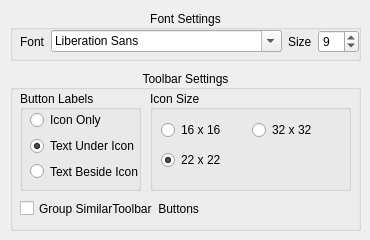
      <widget class="QWidget" name="tabBasic">
       <attribute name="icon">
        <iconset resource="../Icons/icons.qrc">
         <normaloff>:/Settings/preferences.png</normaloff>:/Settings/preferences.png</iconset>
       </attribute>
       <attribute name="title">
        <string/>
       </attribute>
       <attribute name="toolTip">
        <string>Basic Settings</string>
       </attribute>
       <attribute name="whatsThis">
        <string>Allows changing general settings</string>
       </attribute>
       <widget class="QGroupBox" name="fontGroupBox">
        <property name="geometry">
         <rect>
          <x>10</x>
          <y>10</y>
          <width>351</width>
          <height>51</height>
         </rect>
        </property>
        <property name="toolTip">
         <string>These settings control the font and size for most of the application.</string>
        </property>
        <property name="whatsThis">
         <string>&lt;!DOCTYPE HTML PUBLIC &quot;-//W3C//DTD HTML 4.0//EN&quot; &quot;http://www.w3.org/TR/REC-html40/strict.dtd&quot;&gt;
&lt;html&gt;&lt;head&gt;&lt;meta name=&quot;qrichtext&quot; content=&quot;1&quot; /&gt;&lt;style type=&quot;text/css&quot;&gt;
p, li { white-space: pre-wrap; }
&lt;/style&gt;&lt;/head&gt;&lt;body style=&quot; font-family:'Segoe UI'; font-size:9pt; font-weight:400; font-style:normal;&quot;&gt;
&lt;p style=&quot; margin-top:0px; margin-bottom:0px; margin-left:0px; margin-right:0px; -qt-block-indent:0; text-indent:0px;&quot;&gt;&lt;span style=&quot; font-family:'Segoe UI'; font-size:9pt;&quot;&gt;These two settings will change the font used and font size throughout the application. Changing the font is not recommended, but is available if desired. The font size can be increased or reduced to suit your preference.&lt;/span&gt;&lt;/p&gt;
&lt;p style=&quot;-qt-paragraph-type:empty; margin-top:0px; margin-bottom:0px; margin-left:0px; margin-right:0px; -qt-block-indent:0; text-indent:0px; font-family:'Segoe UI'; font-size:9pt;&quot;&gt;&lt;/p&gt;
&lt;p style=&quot; margin-top:0px; margin-bottom:0px; margin-left:0px; margin-right:0px; -qt-block-indent:0; text-indent:0px;&quot;&gt;&lt;span style=&quot; font-family:'Segoe UI'; font-size:9pt;&quot;&gt;Commonly used options are:&lt;/span&gt;&lt;/p&gt;
&lt;p style=&quot;-qt-paragraph-type:empty; margin-top:0px; margin-bottom:0px; margin-left:0px; margin-right:0px; -qt-block-indent:0; text-indent:0px; font-family:'Segoe UI'; font-size:9pt;&quot;&gt;&lt;/p&gt;
&lt;p style=&quot; margin-top:0px; margin-bottom:0px; margin-left:0px; margin-right:0px; -qt-block-indent:0; text-indent:0px;&quot;&gt;&lt;span style=&quot; font-family:'Segoe UI'; font-size:9pt;&quot;&gt;Segoe UI, 9pt (Default with Windows 7)&lt;/span&gt;&lt;/p&gt;
&lt;p style=&quot; margin-top:0px; margin-bottom:0px; margin-left:0px; margin-right:0px; -qt-block-indent:0; text-indent:0px;&quot;&gt;&lt;span style=&quot; font-family:'Tahoma'; font-size:8pt;&quot;&gt;MS Shell Dlg 2, 8pt (Used on older versions of Windows)&lt;/span&gt;&lt;/p&gt;
&lt;p style=&quot; margin-top:0px; margin-bottom:0px; margin-left:0px; margin-right:0px; -qt-block-indent:0; text-indent:0px;&quot;&gt;&lt;span style=&quot; font-family:'Verdana'; font-size:9pt;&quot;&gt;Verdana, 9pt&lt;/span&gt;&lt;/p&gt;
&lt;p style=&quot; margin-top:0px; margin-bottom:0px; margin-left:0px; margin-right:0px; -qt-block-indent:0; text-indent:0px;&quot;&gt;&lt;span style=&quot; font-family:'Tahoma'; font-size:9pt;&quot;&gt;Tahoma, 9pt&lt;/span&gt;&lt;/p&gt;&lt;/body&gt;&lt;/html&gt;</string>
        </property>
        <property name="title">
         <string>Font Settings</string>
        </property>
        <property name="alignment">
         <set>Qt::AlignCenter</set>
        </property>
        <property name="flat">
         <bool>true</bool>
        </property>
        <widget class="QWidget" name="layoutWidget_2">
         <property name="geometry">
          <rect>
           <x>10</x>
           <y>20</y>
           <width>295</width>
           <height>23</height>
          </rect>
         </property>
         <layout class="QHBoxLayout" name="horizontalLayout_2">
          <property name="sizeConstraint">
           <enum>QLayout::SetFixedSize</enum>
          </property>
          <item>
           <widget class="QLabel" name="fontLabel">
            <property name="text">
             <string>Font</string>
            </property>
            <property name="buddy">
             <cstring>fontComboBox</cstring>
            </property>
           </widget>
          </item>
          <item>
           <widget class="QFontComboBox" name="fontComboBox">
            <property name="styleSheet">
             <string notr="true">font: 9pt &quot;Segoe UI&quot;;</string>
            </property>
            <property name="writingSystem">
             <enum>QFontDatabase::Latin</enum>
            </property>
            <property name="fontFilters">
             <set>QFontComboBox::AllFonts</set>
            </property>
            <property name="currentFont">
             <font>
              <family>Segoe UI</family>
              <pointsize>9</pointsize>
             </font>
            </property>
           </widget>
          </item>
          <item>
           <widget class="QLabel" name="fontSizeLabel">
            <property name="text">
             <string>Size</string>
            </property>
            <property name="buddy">
             <cstring>fontSizeSpinBox</cstring>
            </property>
           </widget>
          </item>
          <item>
           <widget class="QSpinBox" name="fontSizeSpinBox">
            <property name="font">
             <font>
              <family>Segoe UI</family>
              <pointsize>9</pointsize>
              <weight>50</weight>
              <italic>false</italic>
              <bold>false</bold>
             </font>
            </property>
            <property name="styleSheet">
             <string notr="true">font: 9pt &quot;Segoe UI&quot;;</string>
            </property>
            <property name="suffix">
             <string/>
            </property>
            <property name="minimum">
             <number>1</number>
            </property>
            <property name="maximum">
             <number>32</number>
            </property>
            <property name="value">
             <number>9</number>
            </property>
           </widget>
          </item>
         </layout>
        </widget>
       </widget>
       <widget class="QGroupBox" name="toolBarBox">
        <property name="geometry">
         <rect>
          <x>10</x>
          <y>70</y>
          <width>351</width>
          <height>161</height>
         </rect>
        </property>
        <property name="title">
         <string>Toolbar Settings</string>
        </property>
        <property name="alignment">
         <set>Qt::AlignCenter</set>
        </property>
        <property name="flat">
         <bool>true</bool>
        </property>
        <widget class="QGroupBox" name="buttonLabelsBox">
         <property name="geometry">
          <rect>
           <x>10</x>
           <y>20</y>
           <width>121</width>
           <height>101</height>
          </rect>
         </property>
         <property name="toolTip">
          <string>Changing this option will determine whether toolbar buttons have labels to explain what they do, and where the text is located relative to the button.</string>
         </property>
         <property name="whatsThis">
          <string>&lt;!DOCTYPE HTML PUBLIC &quot;-//W3C//DTD HTML 4.0//EN&quot; &quot;http://www.w3.org/TR/REC-html40/strict.dtd&quot;&gt;
&lt;html&gt;&lt;head&gt;&lt;meta name=&quot;qrichtext&quot; content=&quot;1&quot; /&gt;&lt;style type=&quot;text/css&quot;&gt;
p, li { white-space: pre-wrap; }
&lt;/style&gt;&lt;/head&gt;&lt;body style=&quot; font-family:'Segoe UI'; font-size:9pt; font-weight:400; font-style:normal;&quot;&gt;
&lt;p style=&quot; margin-top:0px; margin-bottom:0px; margin-left:0px; margin-right:0px; -qt-block-indent:0; text-indent:0px;&quot;&gt;Changing this option will either remove text associated with toolbar buttons or relocate it relative to the toolbar icon. If you are familiar with what button icon does, removing the text (Icon Only) can save space and reduce clutter.&lt;/p&gt;
&lt;p style=&quot;-qt-paragraph-type:empty; margin-top:0px; margin-bottom:0px; margin-left:0px; margin-right:0px; -qt-block-indent:0; text-indent:0px;&quot;&gt;&lt;/p&gt;
&lt;p style=&quot; margin-top:0px; margin-bottom:0px; margin-left:0px; margin-right:0px; -qt-block-indent:0; text-indent:0px;&quot;&gt;Placing text beneath the toolbar buttons (Text Under Icon) uses minimal space and is the recommended option.&lt;/p&gt;
&lt;p style=&quot;-qt-paragraph-type:empty; margin-top:0px; margin-bottom:0px; margin-left:0px; margin-right:0px; -qt-block-indent:0; text-indent:0px;&quot;&gt;&lt;/p&gt;
&lt;p style=&quot; margin-top:0px; margin-bottom:0px; margin-left:0px; margin-right:0px; -qt-block-indent:0; text-indent:0px;&quot;&gt;The option for placing text to the right of the icon (Text Beside Icon) is also available, but is not recommended, as it uses quite a bit of space. It will, however, make the make significantly larger and therefore easier to reach with the mouse.&lt;/p&gt;&lt;/body&gt;&lt;/html&gt;</string>
         </property>
         <property name="title">
          <string>Button Labels</string>
         </property>
         <property name="alignment">
          <set>Qt::AlignLeading|Qt::AlignLeft|Qt::AlignVCenter</set>
         </property>
         <widget class="QLabel" name="iconSizeLabel">
          <property name="geometry">
           <rect>
            <x>13</x>
            <y>22</y>
            <width>85</width>
            <height>16</height>
           </rect>
          </property>
          <property name="text">
           <string/>
          </property>
          <property name="alignment">
           <set>Qt::AlignLeading|Qt::AlignLeft|Qt::AlignTop</set>
          </property>
         </widget>
         <widget class="QWidget" name="layoutWidget">
          <property name="geometry">
           <rect>
            <x>10</x>
            <y>20</y>
            <width>108</width>
            <height>71</height>
           </rect>
          </property>
          <layout class="QVBoxLayout" name="verticalLayout_2">
           <item>
            <widget class="QRadioButton" name="radioButton">
             <property name="text">
              <string>Icon Only</string>
             </property>
            </widget>
           </item>
           <item>
            <widget class="QRadioButton" name="radioButton_2">
             <property name="text">
              <string>Text Under Icon</string>
             </property>
             <property name="checked">
              <bool>true</bool>
             </property>
            </widget>
           </item>
           <item>
            <widget class="QRadioButton" name="radioButton_3">
             <property name="text">
              <string>Text Beside Icon</string>
             </property>
            </widget>
           </item>
          </layout>
         </widget>
        </widget>
        <widget class="QGroupBox" name="iconSizeBox">
         <property name="geometry">
          <rect>
           <x>140</x>
           <y>20</y>
           <width>201</width>
           <height>101</height>
          </rect>
         </property>
         <property name="toolTip">
          <string>This setting changes the size of the icons within the main toolbars. Icons are included to demonstrate the size of each icon.</string>
         </property>
         <property name="whatsThis">
          <string>&lt;!DOCTYPE HTML PUBLIC &quot;-//W3C//DTD HTML 4.0//EN&quot; &quot;http://www.w3.org/TR/REC-html40/strict.dtd&quot;&gt;
&lt;html&gt;&lt;head&gt;&lt;meta name=&quot;qrichtext&quot; content=&quot;1&quot; /&gt;&lt;style type=&quot;text/css&quot;&gt;
p, li { white-space: pre-wrap; }
&lt;/style&gt;&lt;/head&gt;&lt;body style=&quot; font-family:'Segoe UI'; font-size:9pt; font-weight:400; font-style:normal;&quot;&gt;
&lt;p style=&quot; margin-top:0px; margin-bottom:0px; margin-left:0px; margin-right:0px; -qt-block-indent:0; text-indent:0px;&quot;&gt;Changing the icon size on the main toolbar allows you to make the icons smaller to save space, or larger to be easier to see and reach. Changing this setting will also adjust the font size of the text with each toolbar button to coincide with the new button size.&lt;/p&gt;
&lt;p style=&quot;-qt-paragraph-type:empty; margin-top:0px; margin-bottom:0px; margin-left:0px; margin-right:0px; -qt-block-indent:0; text-indent:0px;&quot;&gt;&lt;/p&gt;
&lt;p style=&quot; margin-top:0px; margin-bottom:0px; margin-left:0px; margin-right:0px; -qt-block-indent:0; text-indent:0px;&quot;&gt;Making the icon size and font smaller can save space, but has the disadvantage of being harder to see and a smaller target for the mouse to click. Larger buttons take up more space, but are easier to see and reach with the mouse.&lt;/p&gt;&lt;/body&gt;&lt;/html&gt;</string>
         </property>
         <property name="title">
          <string>Icon Size</string>
         </property>
         <property name="alignment">
          <set>Qt::AlignLeading|Qt::AlignLeft|Qt::AlignVCenter</set>
         </property>
         <widget class="QWidget" name="layoutWidget">
          <property name="geometry">
           <rect>
            <x>11</x>
            <y>20</y>
            <width>181</width>
            <height>71</height>
           </rect>
          </property>
          <layout class="QGridLayout" name="gridLayout">
           <property name="spacing">
            <number>0</number>
           </property>
           <item row="0" column="0">
            <widget class="QRadioButton" name="radioButton_4">
             <property name="text">
              <string>16 x 16</string>
             </property>
             <property name="icon">
              <iconset resource="../Icons/icons.qrc">
               <normaloff>:/Settings/favoritesfolder_16x16.png</normaloff>:/Settings/favoritesfolder_16x16.png</iconset>
             </property>
            </widget>
           </item>
           <item row="0" column="1">
            <widget class="QRadioButton" name="radioButton_6">
             <property name="text">
              <string>32 x 32</string>
             </property>
             <property name="icon">
              <iconset resource="../Icons/icons.qrc">
               <normaloff>:/Settings/favoritesfolder_32x32.png</normaloff>:/Settings/favoritesfolder_32x32.png</iconset>
             </property>
             <property name="iconSize">
              <size>
               <width>32</width>
               <height>32</height>
              </size>
             </property>
            </widget>
           </item>
           <item row="1" column="0">
            <widget class="QRadioButton" name="radioButton_5">
             <property name="text">
              <string>22 x 22</string>
             </property>
             <property name="icon">
              <iconset resource="../Icons/icons.qrc">
               <normaloff>:/Settings/favoritesfolder_22x22.png</normaloff>:/Settings/favoritesfolder_22x22.png</iconset>
             </property>
             <property name="iconSize">
              <size>
               <width>22</width>
               <height>22</height>
              </size>
             </property>
             <property name="checked">
              <bool>true</bool>
             </property>
            </widget>
           </item>
          </layout>
         </widget>
        </widget>
        <widget class="QCheckBox" name="groupButtonsCheckBox">
         <property name="geometry">
          <rect>
           <x>10</x>
           <y>130</y>
           <width>181</width>
           <height>17</height>
          </rect>
         </property>
         <property name="toolTip">
          <string>Enabling this will merge similar buttons (such as zoom options) on the toolbar into a single drop-down button</string>
         </property>
         <property name="whatsThis">
          <string>&lt;!DOCTYPE HTML PUBLIC &quot;-//W3C//DTD HTML 4.0//EN&quot; &quot;http://www.w3.org/TR/REC-html40/strict.dtd&quot;&gt;
&lt;html&gt;&lt;head&gt;&lt;meta name=&quot;qrichtext&quot; content=&quot;1&quot; /&gt;&lt;style type=&quot;text/css&quot;&gt;
p, li { white-space: pre-wrap; }
&lt;/style&gt;&lt;/head&gt;&lt;body style=&quot; font-family:'Segoe UI'; font-size:8.25pt; font-weight:400; font-style:normal;&quot;&gt;
&lt;p style=&quot; margin-top:0px; margin-bottom:0px; margin-left:0px; margin-right:0px; -qt-block-indent:0; text-indent:0px;&quot;&gt;&lt;span style=&quot; font-size:9pt;&quot;&gt;By enabling this option, certain similar types of buttons--like zooming, help, and bookmarking--under a single dropdown button. Clicking the group button acts like clicking on a menu in the menubar: the button looks like a normal toolbar button, but has an arrow next to it to show that it opens a menu. The menu it opens will contain all of the normal toolbar buttons.&lt;/span&gt;&lt;/p&gt;
&lt;p style=&quot;-qt-paragraph-type:empty; margin-top:0px; margin-bottom:0px; margin-left:0px; margin-right:0px; -qt-block-indent:0; text-indent:0px; font-size:9pt;&quot;&gt;&lt;/p&gt;
&lt;p style=&quot; margin-top:0px; margin-bottom:0px; margin-left:0px; margin-right:0px; -qt-block-indent:0; text-indent:0px;&quot;&gt;&lt;span style=&quot; font-size:9pt;&quot;&gt;The advantage of enabling this option is that it will save space on the toolbars, reducing clutter. The disadvantage is that some options you may frequently use will require an extra button click to reach.&lt;/span&gt;&lt;/p&gt;&lt;/body&gt;&lt;/html&gt;</string>
         </property>
         <property name="text">
          <string>Group SimilarToolbar  Buttons</string>
         </property>
        </widget>
       </widget>
      </widget>
